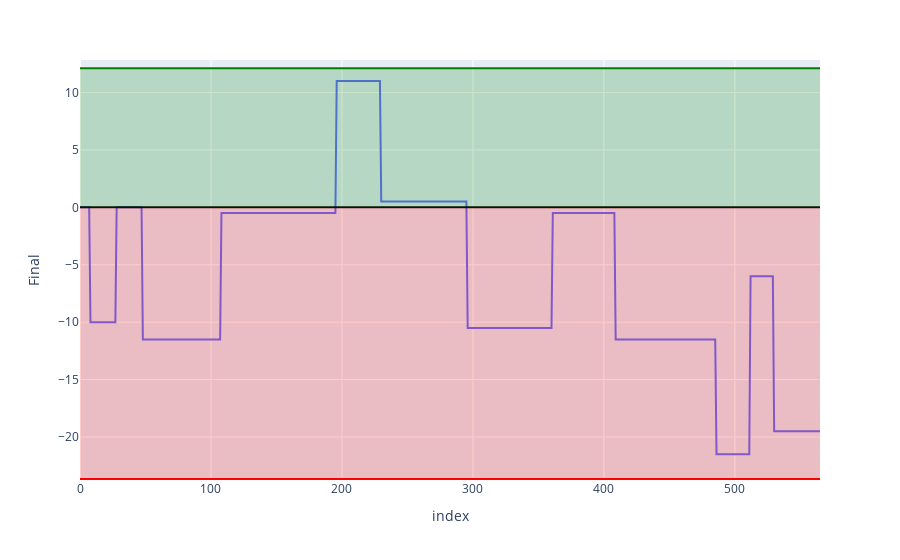

This figure's notebook cell:
### Code cell
gain = max(df['Final']) * 1.10
loss = min(df['Final']) * 1.10
fig = px.line(df, y=df['Final'])
fig.add_hline(y=gain, line_color='green')
fig.add_hline(y=0, line_color='black')
fig.add_hline(y=loss, line_color='red')
fig.add_hrect(y0=0, y1=gain, line_width=0, fillcolor="green", opacity=0.2)
fig.add_hrect(y0=0, y1=loss, line_width=0, fillcolor="red", opacity=0.2)
fig.show()

### Figure 1 — Plotly figure (JSON) as saved in the notebook; plotly's stock layout.template omitted (floating-point values rounded to 4 significant figures; data arrays with more than 128 entries replaced by an {"elided": "..."} marker saying what was removed)
{"data": [{"hovertemplate": "index=%{x}<br>Final=%{y}<extra></extra>", "legendgroup": "", "line": {"color": "#636efa", "dash": "solid"}, "marker": {"symbol": "circle"}, "mode": "lines", "name": "", "orientation": "v", "showlegend": false, "type": "scatter", "x": {"elided": "566 int values"}, "xaxis": "x", "y": {"elided": "566 float values"}, "yaxis": "y"}], "layout": {"legend": {"tracegroupgap": 0}, "margin": {"t": 60}, "shapes": [{"line": {"color": "green"}, "type": "line", "x0": 0, "x1": 1, "xref": "x domain", "y0": 12.1, "y1": 12.1, "yref": "y"}, {"line": {"color": "black"}, "type": "line", "x0": 0, "x1": 1, "xref": "x domain", "y0": 0, "y1": 0, "yref": "y"}, {"line": {"color": "red"}, "type": "line", "x0": 0, "x1": 1, "xref": "x domain", "y0": -23.65, "y1": -23.65, "yref": "y"}, {"fillcolor": "green", "line": {"width": 0}, "opacity": 0.2, "type": "rect", "x0": 0, "x1": 1, "xref": "x domain", "y0": 0, "y1": 12.1, "yref": "y"}, {"fillcolor": "red", "line": {"width": 0}, "opacity": 0.2, "type": "rect", "x0": 0, "x1": 1, "xref": "x domain", "y0": 0, "y1": -23.65, "yref": "y"}], "xaxis": {"anchor": "y", "domain": [0, 1], "title": {"text": "index"}}, "yaxis": {"anchor": "x", "domain": [0, 1], "title": {"text": "Final"}}}}
